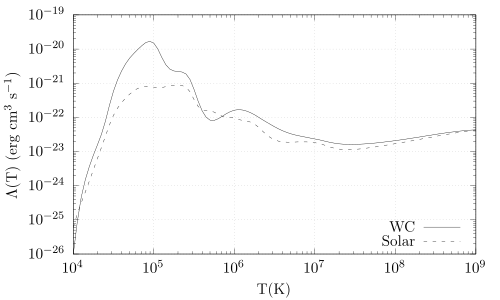

Here is the gnuplot script that generated this plot:
set terminal cairolatex standalone mono size 5in,3in
set output "cooling-curve-no-elements.tex"

set logscale xy
set format xy '$10^{%L}$'
set grid
set ylabel '$\Lambda$(T) (erg cm$^3$ s$^{-1}$)'
set xlabel 'T(K)'
set xrange[1e4:1e9]
set yrange [1e-26:1e-19]

set style fill transparent solid 0.5 noborder
set colorsequence podo
set key bottom right

plot "cooling_curve_WC" u (10**$1):2 t "WC" w l ,\
     "cooling_curve_solar" u (10**$1):2 t "Solar" w l ,\
     
